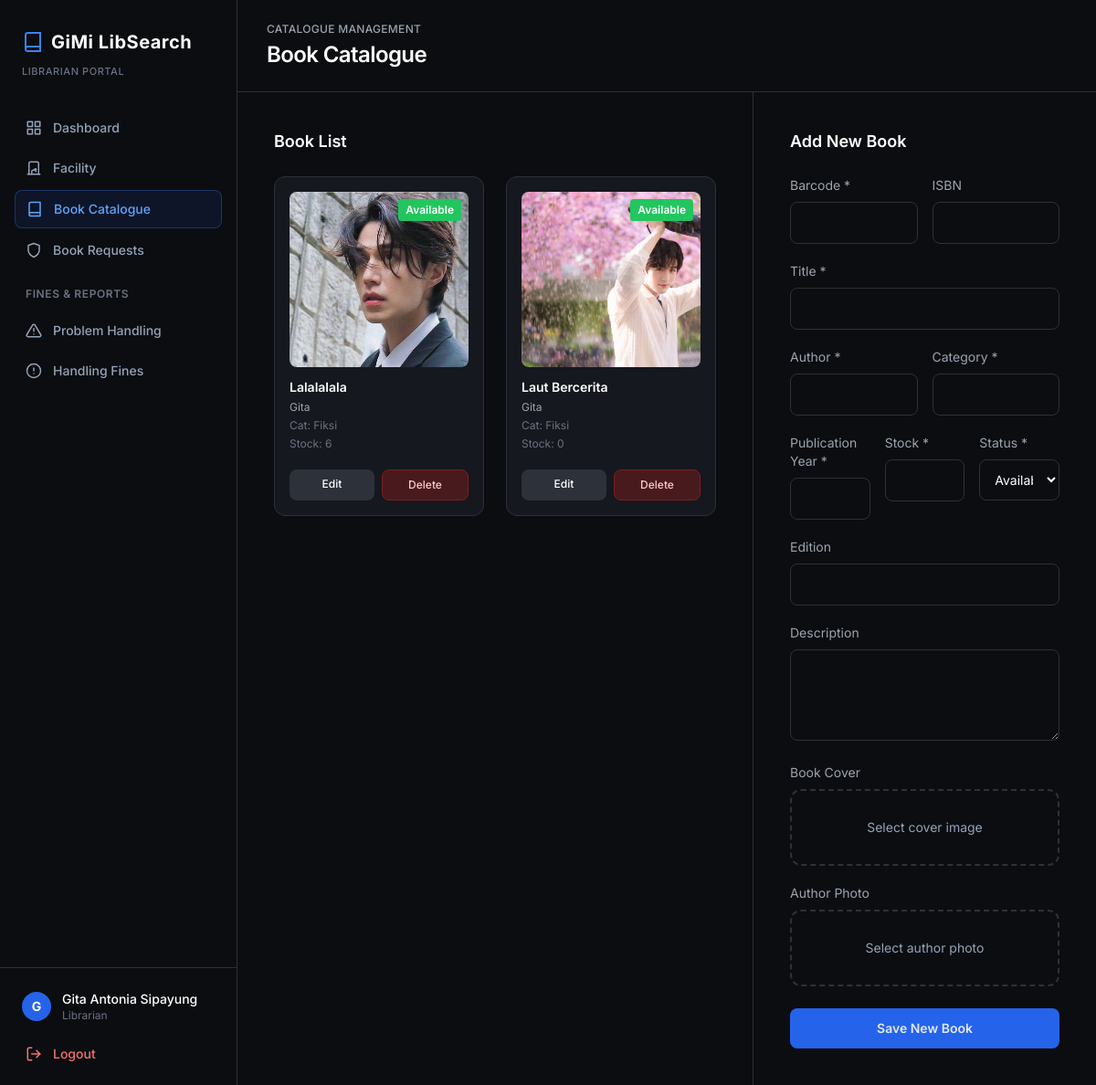
Screenshot of /admin/book_catalogue.php (signed in) with the database file from the repository.
### tables this page shows
CREATE TABLE `buku` (
  `id_buku` varchar(36) NOT NULL DEFAULT uuid(),
  `barcode` varchar(50) NOT NULL,
  `judul` varchar(255) NOT NULL,
  `pengarang` varchar(255) NOT NULL,
  `kategori` varchar(100) DEFAULT NULL,
  `tahun_terbit` int(11) DEFAULT NULL,
  `status` enum('tersedia','dipinjam','rusak','hilang') NOT NULL DEFAULT 'tersedia',
  `stok` int(11) DEFAULT NULL,
  `cover_url` varchar(255) DEFAULT NULL,
  `foto_pengarang` varchar(255) DEFAULT NULL,
  `isbn` varchar(20) DEFAULT NULL,
  `edisi` varchar(50) DEFAULT NULL,
  `deskripsi` text DEFAULT NULL
);

### admin/book_catalogue.php (the view, shortened to what this page needs)
<?php
$conn = mysqli_connect("localhost", "root", "", "gimi");
$edit_data = null;
$is_editing = $edit_data !== null;
$default_cover = "https://images.unsplash.com/photo-1524758631624-e2822e304c36";
?>
<!DOCTYPE html>
<html lang="id">
<head>
<script src="https://cdn.tailwindcss.com"></script>
</head>
<body class="flex h-screen overflow-hidden text-sm">
<aside class="w-[260px] flex flex-col border-r border-[#2d3139] bg-[#0b0d10] shrink-0 z-20">
    <div class="px-6 py-8">
        <h1 class="text-xl font-bold tracking-wide text-white flex items-center gap-2">
            <svg class="w-6 h-6 text-blue-500" viewBox="0 0 24 24" fill="none" stroke="currentColor" stroke-width="2"><path d="M4 19.5v-15A2.5 2.5 0 0 1 6.5 2H20v20H6.5a2.5 2.5 0 0 1 0-5H20"/></svg>
            GiMi LibSearch
        </h1>
        <p class="text-[11px] font-medium text-gray-500 uppercase tracking-wider mt-2">Librarian Portal</p>
    </div>
    <nav class="flex-1 px-4 space-y-1 overflow-y-auto">
        <a href="dashboard_adm.php" class="sidebar-item flex items-center gap-3 px-3 py-2.5 rounded-lg mb-1">
            <svg class="icon" viewBox="0 0 24 24"><rect x="3" y="3" width="7" height="7"></rect><rect x="14" y="3" width="7" height="7"></rect><rect x="14" y="14" width="7" height="7"></rect><rect x="3" y="14" width="7" height="7"></rect></svg>
            <span class="font-medium">Dashboard</span>
        </a>
        <a href="fasilitas.php" class="sidebar-item flex items-center gap-3 px-3 py-2.5 rounded-lg mb-1">
            <svg class="icon" viewBox="0 0 24 24"><path d="M3 21h18"></path><path d="M5 21V5a2 2 0 0 1 2-2h10a2 2 0 0 1 2 2v16"></path><path d="M9 21v-4a2 2 0 0 1 2-2h2a2 2 0 0 1 2-2v4"></path></svg>
            <span class="font-medium">Facility</span>
        </a>
        <a href="book_catalogue.php" class="sidebar-item active flex items-center gap-3 px-3 py-2.5 rounded-lg mb-1">
            <svg class="icon" viewBox="0 0 24 24"><path d="M4 19.5v-15A2.5 2.5 0 0 1 6.5 2H20v20H6.5a2.5 2.5 0 0 1 0-5H20"></path></svg>
            <span class="font-medium">Book Catalogue</span>
        </a>
        <a href= "book_requests.php" class="sidebar-item flex items-center gap-3 px-3 py-2.5 rounded-lg mb-1">
            <svg class="icon" viewBox="0 0 24 24"><path d="M12 22s8-4 8-10V5l-8-3-8 3v7c0 6 8 10 8 10z"></path></svg>
            <span class="font-medium">Book Requests</span>
        </a>
        <div class="pt-4 pb-2">
            <p class="px-3 text-xs font-semibold text-gray-500 uppercase tracking-wider">Fines & Reports</p>
        </div>
        <a href="problem_handling.php" class="sidebar-item flex items-center gap-3 px-3 py-2.5 rounded-lg mb-1">
            <svg class="icon" viewBox="0 0 24 24"><path d="M10.29 3.86L1.82 18a2 2 0 0 0 1.71 3h16.94a2 2 0 0 0 1.71-3L13.71 3.86a2 2 0 0 0-3.42 0z"></path><line x1="12" y1="9" x2="12" y2="13"></line><line x1="12" y1="17" x2="12.01" y2="17"></line></svg>
            <span class="font-medium">Problem Handling</span>
        </a>
        <a href="handling_fines.php" class="sidebar-item flex items-center gap-3 px-3 py-2.5 rounded-lg mb-1">
            <svg class="icon" viewBox="0 0 24 24"><circle cx="12" cy="12" r="10"></circle><line x1="12" y1="8" x2="12" y2="12"></line><line x1="12" y1="16" x2="12.01" y2="16"></line></svg>
            <span class="font-medium">Handling Fines</span>
        </a>
    </nav>
    <div class="p-4 border-t border-[#2d3139]">
        <div class="flex items-center gap-3 px-2 py-2">
            <div class="w-8 h-8 rounded-full bg-blue-600 flex items-center justify-center text-white font-bold shrink-0">
                <?php echo strtoupper(substr($_SESSION['nama'] ?? 'A', 0, 1)); ?>
            </div>
            <div class="truncate">
                <p class="text-sm font-medium text-white truncate"><?php echo htmlspecialchars($_SESSION['nama'] ?? 'Admin'); ?></p>
                <p class="text-xs text-gray-500 truncate">Librarian</p>
            </div>
        </div>
        <a href="logoutadm.php" class="mt-2 flex items-center gap-3 px-3 py-2 rounded-lg text-red-400 hover:bg-[#1a1d24] transition-colors cursor-pointer">
            <svg class="icon" viewBox="0 0 24 24"><path d="M9 21H5a2 2 0 0 1-2-2V5a2 2 0 0 1 2-2h4"></path><polyline points="16 17 21 12 16 7"></polyline><line x1="21" y1="12" x2="9" y2="12"></line></svg>
            <span class="font-medium">Logout</span>
        </a>
    </div>
</aside>
<main class="flex-1 flex flex-col overflow-hidden bg-[#0b0d10] relative">
    <header class="px-8 py-6 border-b border-[#2d3139] flex justify-between items-end shrink-0">
        <div>
            <div class="text-xs text-gray-400 mb-1 font-medium tracking-wide">
                CATALOGUE MANAGEMENT
            </div>
            <h2 class="text-2xl font-semibold text-white tracking-tight">Book Catalogue</h2>
        </div>
    </header>
    <div class="flex-1 flex overflow-hidden">
        <div class="w-[60%] p-10 overflow-y-auto">
            <h3 class="text-lg font-semibold text-white mb-6">Book List</h3>
            <div class="grid grid-cols-1 md:grid-cols-2 lg:grid-cols-2 xl:grid-cols-3 gap-6">
                <?php
                $q_buku = @mysqli_query($conn, "SELECT * FROM buku ORDER BY id_buku DESC");
                if ($q_buku) {
                    while ($buku = mysqli_fetch_assoc($q_buku)) {
                        $cover = !empty($buku['cover_url']) ? "aset/covers/".$buku['cover_url'] : $default_cover;
                        ?>
                        <div class="card-bg p-4 rounded-xl flex flex-col gap-3 transition-transform hover:-translate-y-1">
                            <div class="h-48 w-full rounded-lg bg-[#111827] overflow-hidden relative">
                                <img src="<?php echo htmlspecialchars($cover); ?>" class="w-full h-full object-cover">
                                <span class="absolute top-2 right-2 px-2 py-1 rounded text-xs font-semibold <?php echo ($buku['status']=='tersedia') ? 'bg-green-500 text-white' : 'bg-red-500 text-white'; ?>">
                                    <?php echo htmlspecialchars(ucfirst($buku['status'] == 'tersedia' ? 'available' : 'borrowed')); ?>
                                </span>
                            </div>
                            <div class="flex-1">
                                <h4 class="text-white font-semibold line-clamp-2" title="<?php echo htmlspecialchars($buku['judul']); ?>">
                                    <?php echo htmlspecialchars($buku['judul']); ?>
                                </h4>
                                <p class="text-xs text-gray-400 mt-1"><?php echo htmlspecialchars($buku['pengarang']); ?></p>
                                <p class="text-xs text-gray-500 mt-1">Cat: <?php echo htmlspecialchars($buku['kategori']); ?></p>
                                <p class="text-xs text-gray-500 mt-1">Stock: <?php echo htmlspecialchars($buku['stok']); ?></p>
                            </div>
                            <div class="mt-2 flex gap-2">
                                <a href="?edit=<?php echo urlencode($buku['id_buku']); ?>" class="flex-1 text-center py-2 bg-[#2d3139] hover:bg-[#4b5563] text-white rounded-lg text-xs font-medium transition-colors">Edit</a>
                                <a href="?delete=<?php echo urlencode($buku['id_buku']); ?>" onclick="return confirm('Delete this book?')" class="flex-1 text-center py-2 bg-red-900/50 hover:bg-red-800 text-red-200 rounded-lg text-xs font-medium transition-colors border border-red-900">Delete</a>
                            </div>
                        </div>
                        <?php
                    }
                } else {
                    echo "<div class='col-span-full text-gray-500 text-center py-10'>No book data available or table not found.</div>";
                }
                ?>
            </div>
        </div>
        <div class="w-[40%] p-10 border-l border-[#2d3139] overflow-y-auto">
            <h3 class="text-lg font-semibold text-white mb-6"><?php echo $is_editing ? 'Edit Book' : 'Add New Book'; ?></h3>
            <form method="POST" enctype="multipart/form-data">
                <div class="grid grid-cols-2 gap-4">
                    <div class="mb-5">
                        <label class="text-gray-400 text-sm">Barcode *</label>
                        <input type="text" name="barcode" required value="<?php echo $is_editing ? htmlspecialchars($edit_data['barcode']) : ''; ?>"
                        class="w-full mt-2 p-3 rounded-lg bg-[#0b0d10] border border-[#2d3139] text-white focus:outline-none focus:border-blue-500">
                    </div>
                    <div class="mb-5">
                        <label class="text-gray-400 text-sm">ISBN</label>
                        <input type="text" name="isbn" value="<?php echo $is_editing ? htmlspecialchars($edit_data['isbn']) : ''; ?>"
                        class="w-full mt-2 p-3 rounded-lg bg-[#0b0d10] border border-[#2d3139] text-white focus:outline-none focus:border-blue-500">
                    </div>
                </div>
                <div class="mb-5">
                    <label class="text-gray-400 text-sm">Title *</label>
                    <input type="text" name="judul" required value="<?php echo $is_editing ? htmlspecialchars($edit_data['judul']) : ''; ?>"
                    class="w-full mt-2 p-3 rounded-lg bg-[#0b0d10] border border-[#2d3139] text-white focus:outline-none focus:border-blue-500">
                </div>
                <div class="grid grid-cols-2 gap-4">
                    <div class="mb-5">
                        <label class="text-gray-400 text-sm">Author *</label>
                        <input type="text" name="pengarang" required value="<?php echo $is_editing ? htmlspecialchars($edit_data['pengarang']) : ''; ?>"
                        class="w-full mt-2 p-3 rounded-lg bg-[#0b0d10] border border-[#2d3139] text-white focus:outline-none focus:border-blue-500">
                    </div>
                    <div class="mb-5">
                        <label class="text-gray-400 text-sm">Category *</label>
                        <input type="text" name="kategori" required value="<?php echo $is_editing ? htmlspecialchars($edit_data['kategori']) : ''; ?>" list="kategori_list"
                        class="w-full mt-2 p-3 rounded-lg bg-[#0b0d10] border border-[#2d3139] text-white focus:outline-none focus:border-blue-500">
                    </div>
                </div>
                <div class="grid grid-cols-3 gap-4">
                    <div class="mb-5">
                        <label class="text-gray-400 text-sm">Publication Year *</label>
                        <input type="number" name="tahun_terbit" required value="<?php echo $is_editing ? htmlspecialchars($edit_data['tahun_terbit']) : ''; ?>"
                        class="w-full mt-2 p-3 rounded-lg bg-[#0b0d10] border border-[#2d3139] text-white focus:outline-none focus:border-blue-500">
                    </div>
                    <div class="mb-5">
                        <label class="text-gray-400 text-sm">Stock *</label>
                        <input type="number" name="stok" required value="<?php echo $is_editing ? htmlspecialchars($edit_data['stok']) : ''; ?>"
                        class="w-full mt-2 p-3 rounded-lg bg-[#0b0d10] border border-[#2d3139] text-white focus:outline-none focus:border-blue-500">
                    </div>
                    <div class="mb-5">
                        <label class="text-gray-400 text-sm">Status *</label>
                        <select name="status" class="w-full mt-2 p-3 rounded-lg bg-[#0b0d10] border border-[#2d3139] text-white focus:outline-none focus:border-blue-500">
                            <option value="tersedia" <?php echo ($is_editing && $edit_data['status'] == 'tersedia') ? 'selected' : ''; ?>>Available</option>
                        </select>
                    </div>
                </div>
                <div class="mb-5">
                    <label class="text-gray-400 text-sm">Edition</label>
                    <input type="text" name="edisi" value="<?php echo $is_editing ? htmlspecialchars($edit_data['edisi']) : ''; ?>"
                    class="w-full mt-2 p-3 rounded-lg bg-[#0b0d10] border border-[#2d3139] text-white focus:outline-none focus:border-blue-500">
                </div>
                <div class="mb-5">
                    <label class="text-gray-400 text-sm">Description</label>
                    <textarea name="deskripsi" class="w-full mt-2 p-3 rounded-lg bg-[#0b0d10] border border-[#2d3139] text-white focus:outline-none focus:border-blue-500 min-h-[100px]"><?php echo $is_editing ? htmlspecialchars($edit_data['deskripsi']) : ''; ?></textarea>
                </div>
                <div class="mb-5">
                    <label class="text-gray-400 text-sm">Book Cover</label>
                    <div class="upload-box mt-2">
                        <label class="w-full block">
                            Select cover image
                        </label>
                    </div>
                </div>
                <div class="mb-6">
                    <label class="text-gray-400 text-sm">Author Photo</label>
                    <div class="upload-box mt-2">
                        <label class="w-full block">
                            Select author photo
                        </label>
                    </div>
                </div>
                <div class="flex gap-3 mt-4">
                    <button type="submit" name="submit" class="flex-1 py-3 rounded-lg bg-blue-600 hover:bg-blue-700 font-semibold transition-colors duration-200">
                        <?php echo $is_editing ? 'Update Book' : 'Save New Book'; ?>
                    </button>
                </div>
            </form>
        </div>
    </div>
</main>
</body>
</html>

### admin/book_catalogue.php (style rules this page uses)
body { font-family: 'Inter', sans-serif; background-color: #0b0d10; color: #e2e8f0; }
.card-bg { background-color: #15181e; border: 1px solid #2d3139; }
.sidebar-item { color: #94a3b8; transition: all 0.2s ease-in-out; }
.sidebar-item.active { background-color: rgba(30, 58, 138, 0.2); color: #60a5fa; border: 1px solid rgba(59, 130, 246, 0.3); }
.icon { width: 18px; height: 18px; stroke: currentColor; stroke-width: 2; fill: none; stroke-linecap: round; stroke-linejoin: round; }
.upload-box { border: 2px dashed #2d3139; border-radius: 12px; padding: 30px; text-align: center; cursor: pointer; color: #94a3b8; }

### rows the page displays
buku: cover_url (picture), status "Available", judul "Lalalalala", pengarang "Gita", kategori "Fiksi", stok "6"
buku: cover_url (picture), status "Available", judul "Laut Bercerita", pengarang "Gita", kategori "Fiksi", stok "0"

### other values shown
substr($_SESSION['nama'] ?? 'A', 0, 1) "G"
$_SESSION['nama'] "Gita Antonia Sipayung"
